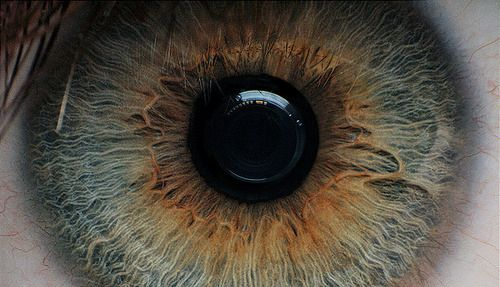
#> input picture Report1/images/eye.jpg, 500 x 287 px
$ python projection.py images/eye.jpg
#> lines starting #> are read from the running program, lines starting #| are printed output that depends on the picture; after the words box and inside, x2 and y2 are one past the last pixel; in counts of white or black regions, pixels touching at a corner belong together
### Report1/utils.py
from PIL import Image
import numpy as np
import matplotlib.pyplot as plt


def bound(arr):
    return np.clip(arr, 0, 255)


def im_to_arr(path):
#> called with path = 'images/eye.jpg'
    try:
        with Image.open(path) as image:
#> image is the input picture: PIL image 500x287 RGB; mean R, G, B 82.3, 75.9, 65.5
            im_arr = np.fromstring(image.tobytes(), dtype=np.uint8)
            im_arr = im_arr.reshape(
                (image.size[1], image.size[0], 3)).astype(np.int16)
        return im_arr
    except FileNotFoundError:
        print('remember to pass correct filepath as argument')


# [36 lines left out: functions occur_tab, print_hist_img, print_hist_occur_tab, not called in this run]

### Report1/grayscale.py
#!/usr/bin/python
import sys

import numpy as np
from PIL import Image

from utils import im_to_arr


def conv_gray(arr):
    (w, h) = arr.shape[:2]
#> w = 287; h = 500
    avg = np.zeros((w, h), np.int16)
    wei = np.zeros((w, h), np.int16)

    for x in range(w):
        for y in range(h):
            r, g, b = arr[x, y]
            avg[x, y] = (r + g + b)/3
            wei[x, y] = 0.299*r + 0.587*g + 0.144*b
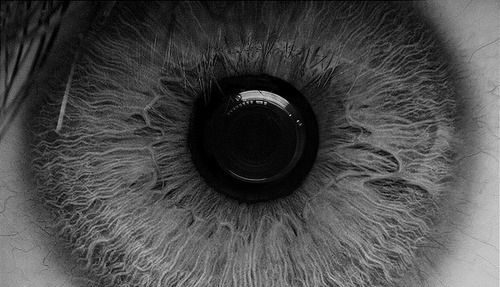
#> avg: shape (287, 500) int16; min 0, max 224, mean 74.2
    return wei, avg


# [7 lines left out: function main, not called in this run]
    # wei.save('wieghted_grayscale.png')
    # avg.save('average_grayscale.png')


# [2 lines that do not run on import are left out]

### Report1/threshold.py
#!/usr/bin/python
import sys

import numpy as np
from PIL import Image

from grayscale import conv_gray
from utils import bound, im_to_arr


def threshold(arr, t=80):
    t = max(0, min(t, 255))
    wei, avg = conv_gray(arr)
    thresholded = np.zeros_like(wei)
    thresholded[wei > t] = 255
    return thresholded


# [8 lines left out: function main, not called in this run]


# [2 lines that do not run on import are left out]

### Report1/projection.py
#!/usr/bin/python
from PIL import Image
import numpy as np
import sys
from utils import bound, im_to_arr
from grayscale import conv_gray
from threshold import threshold


def main(args):

    img = im_to_arr(args[0])

    thresholded = threshold(img, 90)
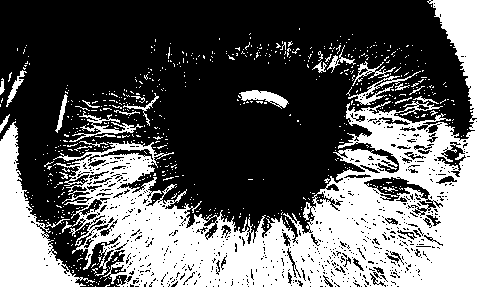
#> thresholded: shape (287, 500) int16; 40.4% white; 671 white regions (643 under 20 px), largest, box (x1, y1, x2, y2) and area: (53, 0, 500, 287) 47408, (0, 121, 95, 287) 5828, (69, 111, 143, 142) 494

    projection = np.zeros(
        (thresholded.shape[0] + 32, thresholded.shape[1] + 32))
    projection[32:, 32:] = thresholded
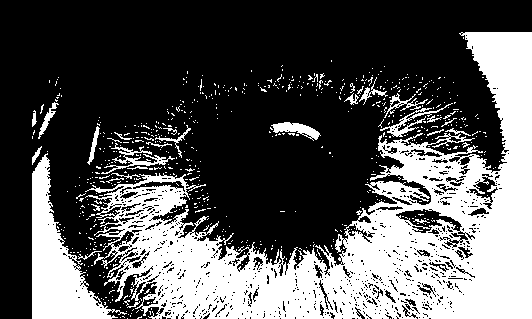
#> projection: shape (319, 532) float64; 34.1% white; 671 white regions (643 under 20 px), largest, box (x1, y1, x2, y2) and area: (85, 32, 532, 319) 47408, (32, 153, 127, 319) 5828, (101, 143, 175, 174) 494
    projection = np.repeat(projection, 3).reshape(
        (projection.shape[0], projection.shape[1], 3))

    projection[30:32, :] = (0, 0, 200)
    projection[:, 30:32] = (0, 0, 200)
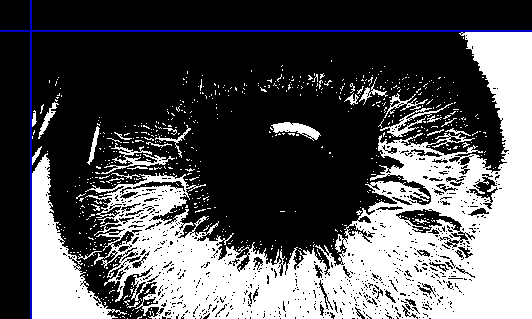
#> projection: shape (319, 532, 3) float64; mean of channels 0, 1, 2 87.1, 87.1, 89.1; drawn as R, G, B

    for x in range(thresholded.shape[0]):
        sum_in_row = np.sum(thresholded[x, :])
        white_ratio = sum_in_row/thresholded.shape[1]/255
        stretched = int(round(30*white_ratio))

        for p in range(stretched, -1, -1):
            projection[x + 32, p] = (255, 0, 0)
#> this loop made 287 passes
#> (sum_in_row, white_ratio, stretched) on passes 1 to 3: (17595, 0.138, 4), (18105, 0.142, 4), (18105, 0.142, 4)
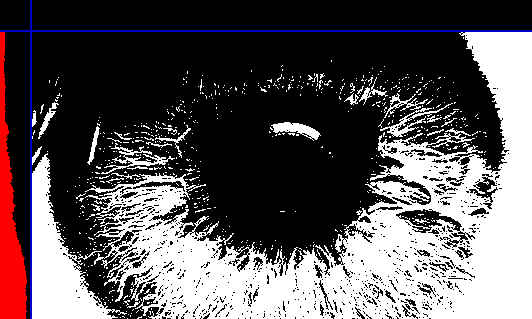
#> projection: shape (319, 532, 3) float64; 2.21% of pixels changed, all inside (x1, y1, x2, y2) = (0, 32, 27, 319); drawn as R, G, B

    for x in range(thresholded.shape[1]):
        sum_in_col = np.sum(thresholded[:, x])
        white_ratio = sum_in_col/thresholded.shape[0]/255
        stretched = int(round(30*white_ratio))
        for p in range(stretched, -1, -1):
            projection[p, x + 32] = (255, 0, 0)
#> this loop made 500 passes
#> (sum_in_col, white_ratio, stretched) on passes 1 to 3: (42075, 0.575, 17), (43860, 0.599, 18), (43860, 0.599, 18)
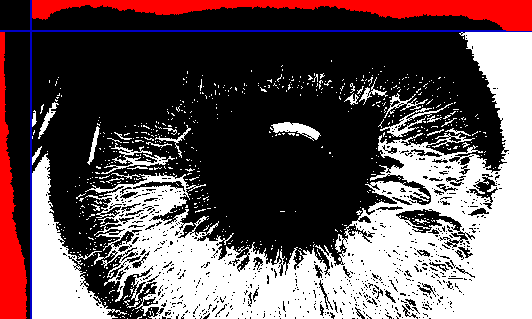
#> projection: shape (319, 532, 3) float64; 3.86% of pixels changed, all inside (x1, y1, x2, y2) = (32, 0, 532, 31); drawn as R, G, B

    projection = Image.fromarray(projection.astype(np.uint8))
#> projection: PIL image 532x319 RGB
    projection.show()


if __name__ == "__main__":
    main(sys.argv[1:])
